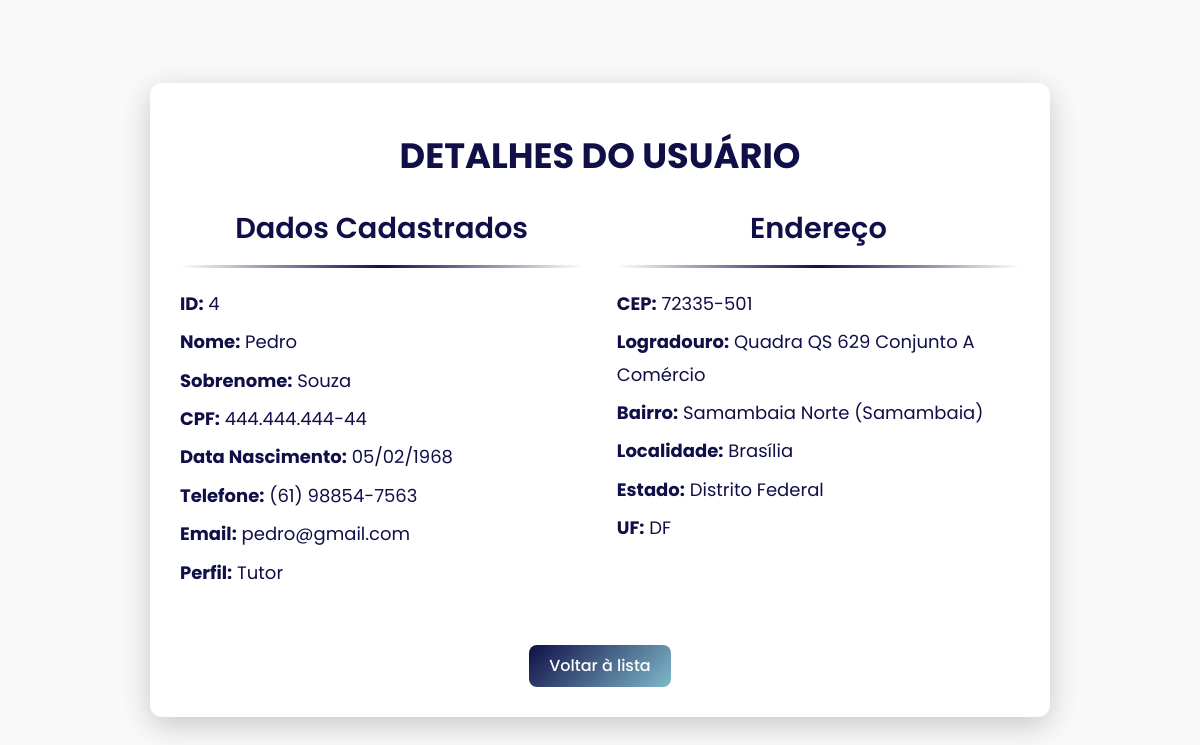
The app's page /crud/public/visualizar_usuario.php?id=4 with its own data.
### tables this page shows
CREATE TABLE `usuarios` (
  `id` int(11) NOT NULL,
  `nome` varchar(100) NOT NULL,
  `sobrenome` varchar(100) NOT NULL,
  `cpf` varchar(14) NOT NULL,
  `telefone` varchar(15) NOT NULL,
  `email` varchar(100) NOT NULL,
  `senha` varchar(255) NOT NULL,
  `criado_em` timestamp NOT NULL DEFAULT current_timestamp(),
  `perfil_id` int(11) NOT NULL,
  `data_nascimento` date DEFAULT NULL
);

CREATE TABLE `enderecos` (
  `id` int(11) NOT NULL,
  `usuario_id` int(11) DEFAULT NULL,
  `cep` varchar(10) NOT NULL,
  `logradouro` varchar(255) NOT NULL,
  `bairro` varchar(100) NOT NULL,
  `localidade` varchar(100) NOT NULL,
  `uf` char(2) NOT NULL,
  `estado` varchar(100) NOT NULL
);

### crud/config/DataBase.php (called while the page is built, shortened)
<?php
class DataBase
{
    private $host = "localhost";
    private $user = "root";
    private $password = "";
    private $dbname = "adote_pet3";
    public $conn;
    public function __construct()
    {
        $this->conn = new mysqli($this->host, $this->user, $this->password, $this->dbname);
    }
    public function getConnection()
    {
        return $this->conn;
    }
}
?>

### crud/controllers/UsuarioController.php (called while the page is built, shortened)
<?php
require_once '../config/DataBase.php';
require_once '../models/Usuario.php';
require_once '../models/Endereco.php';
class UsuarioController
{
    private $usuario;
    private $endereco;
    public function __construct($db)
    {
        $this->usuario = new Usuario($db);
        $this->endereco = new Endereco($db);
    }
    public function read($id)
    {
        try {
            $usuario = $this->usuario->read($id);
            try {
                $endereco = $this->endereco->buscarEnderecoPorUsuarioId($id);
            } catch (Exception $e) {
                $endereco = null;
            }
            return [
                'usuario' => $usuario,
                'endereco' => $endereco
            ];
        } catch (Exception $e) {
            error_log('Erro ao ler usuário: ' . $e->getMessage());
            throw new Exception("Falha ao buscar o usuário: " . $e->getMessage());
        }
    }
}
?>

### crud/models/Usuario.php (called while the page is built, shortened)
<?php
require_once '../config/DataBase.php';
class Usuario
{
    private $conn;
    private $table_name = 'usuarios';
    public function __construct($db)
    {
        $this->conn = $db;
    }
    public function read($id)
    {
        $sql = "SELECT * FROM " . $this->table_name . " WHERE id = ?";
        $stmt = $this->conn->prepare($sql);
        $stmt->bind_param("i", $id);
        $stmt->execute();
        $result = $stmt->get_result();
        if ($result->num_rows > 0) {
            return $result->fetch_assoc();
        }
        return null;
    }
}
?>

### crud/models/Endereco.php (called while the page is built, shortened)
<?php
require_once '../config/DataBase.php';
class Endereco
{
    private $conn;
    public function __construct($db)
    {
        $this->conn = $db;
    }
    public function buscarEnderecoPorUsuarioId($usuario_id)
    {
        $query = "SELECT * FROM enderecos WHERE usuario_id = ?";
        $stmt = $this->conn->prepare($query);
        $stmt->bind_param('i', $usuario_id);
        $stmt->execute();
        $result = $stmt->get_result();
        $endereco = $result->fetch_assoc();
        return $endereco;
    }
}
?>

### crud/public/visualizar_usuario.php (the view, shortened to what this page needs)
<?php
require_once '../config/DataBase.php';
require_once '../controllers/UsuarioController.php';
$db = new DataBase();
$usuarioController = new UsuarioController($db->getConnection());
$usuario_id = $_GET['id'] ?? 0;
$data = $usuarioController->read($usuario_id);
$usuario = $data['usuario'];
$endereco = $data['endereco'];
?>
<!DOCTYPE html>
<html lang="pt-BR">
<head>
    <link rel="stylesheet" href="https://cdnjs.cloudflare.com/ajax/libs/normalize/8.0.1/normalize.min.css">
    <link rel="stylesheet" href="https://cdnjs.cloudflare.com/ajax/libs/font-awesome/6.5.0/css/all.min.css">
    <link rel="stylesheet" href="../../css/visualizar_usuario.css">
</head>
<body>
<div class="user-details">
        <h1>Detalhes do Usuário</h1>
        <div class="details-columns">
            <div class="details-left">
                <h2>Dados Cadastrados</h2>
                <hr>
                <p><strong>ID:</strong> <?php echo $usuario['id']; ?></p>
                <p><strong>Nome:</strong> <?php echo htmlspecialchars($usuario['nome']); ?></p>
                <p><strong>Sobrenome:</strong> <?php echo htmlspecialchars($usuario['sobrenome']); ?></p>
                <p><strong>CPF:</strong> <?php echo htmlspecialchars($usuario['cpf']); ?></p>
                <p><strong>Data Nascimento:</strong> <?php echo htmlspecialchars((new DateTime($usuario['data_nascimento']))->format('d/m/Y')); ?></p>
                <p><strong>Telefone:</strong> <?php echo htmlspecialchars($usuario['telefone']); ?></p>
                <p><strong>Email:</strong> <?php echo htmlspecialchars($usuario['email']); ?></p>
                <p><strong>Perfil:</strong> <?php echo $usuario['perfil_id'] == 1 ? 'Colaborador' : 'Tutor'; ?></p>
            </div>
            <div class="details-right">
                <h2>Endereço</h2>
                <hr>
                <p><strong>CEP:</strong> <?php echo htmlspecialchars($endereco['cep']); ?></p>
                <p><strong>Logradouro:</strong> <?php echo htmlspecialchars($endereco['logradouro']); ?></p>
                <p><strong>Bairro:</strong> <?php echo htmlspecialchars($endereco['bairro']); ?></p>
                <p><strong>Localidade:</strong> <?php echo htmlspecialchars($endereco['localidade']); ?></p>
                <p><strong>Estado:</strong> <?php echo htmlspecialchars($endereco['estado']); ?></p>
                <p><strong>UF:</strong> <?php echo htmlspecialchars($endereco['uf']); ?></p>
            </div>
        </div>
        <a href="../../crud/views/painel_admin.php" class="btn-voltar">Voltar à lista</a>
    </div>
</body>
</html>

### css/visualizar_usuario.css (style rules this page uses)
* { margin: 0; padding: 0; box-sizing: border-box; font-family: "Poppins", sans-serif; }
body { display: flex; justify-content: center; align-items: center; height: 100vh; color: #100f47; background-color: #f9f9f9; padding: 20px; overflow-x: hidden; max-width: 100vw; }
.user-details { background-color: #ffffff; padding: 30px; border-radius: 12px; box-shadow: 0 8px 30px rgba(0, 0, 0, 0.2); max-width: 900px; width: 100%; margin: 20px auto; text-align: center; overflow: hidden; animation: fadeIn 1s ease-in-out; box-sizing: border-box; word-wrap: break-word; }
.user-details h1 { color: #100f47; font-size: 2.2rem; font-weight: 700; margin-bottom: 35px; text-transform: uppercase; }
.user-details h2 { color: #100f47; font-size: 1.8rem; font-weight: 600; margin-bottom: 20px; }
.user-details p { color: #100f47; font-size: 16px; line-height: 1.8; margin-bottom: 15px; text-align: left; }
.user-details hr { border: 0; height: 3px; background: linear-gradient(to right, transparent, #100f47, transparent); margin-top: 20px; margin-bottom: 20px; border-radius: 10px; }
.details-columns { display: flex; justify-content: space-between; gap: 30px; margin-bottom: 20px; flex-wrap: wrap; }
.details-left, .details-right { flex: 1; max-width: 48%; min-width: 200px; }
.details-left p, .details-right p { font-size: 18px; line-height: 1.8; margin-bottom: 6px; text-align: left; }
.btn-voltar { display: inline-block; margin-top: 30px; padding: 12px 20px; background: linear-gradient(135deg, #100f47, #7fb9ca); color: #ffffff; font-size: 16px; font-weight: 500; text-decoration: none; border-radius: 8px; transition: transform 0.3s ease, box-shadow 0.3s ease; }

### records on screen
usuarios: id "4", nome "Pedro", sobrenome "Souza", cpf "444.444.444-44", data_nascimento "05/02/1968", telefone "(61) 98854-7563", email "pedro@gmail.com"
enderecos: cep "72335-501", logradouro "Quadra QS 629 Conjunto A Comércio", bairro "Samambaia Norte (Samambaia)", localidade "Brasília", estado "Distrito Federal", uf "DF"
